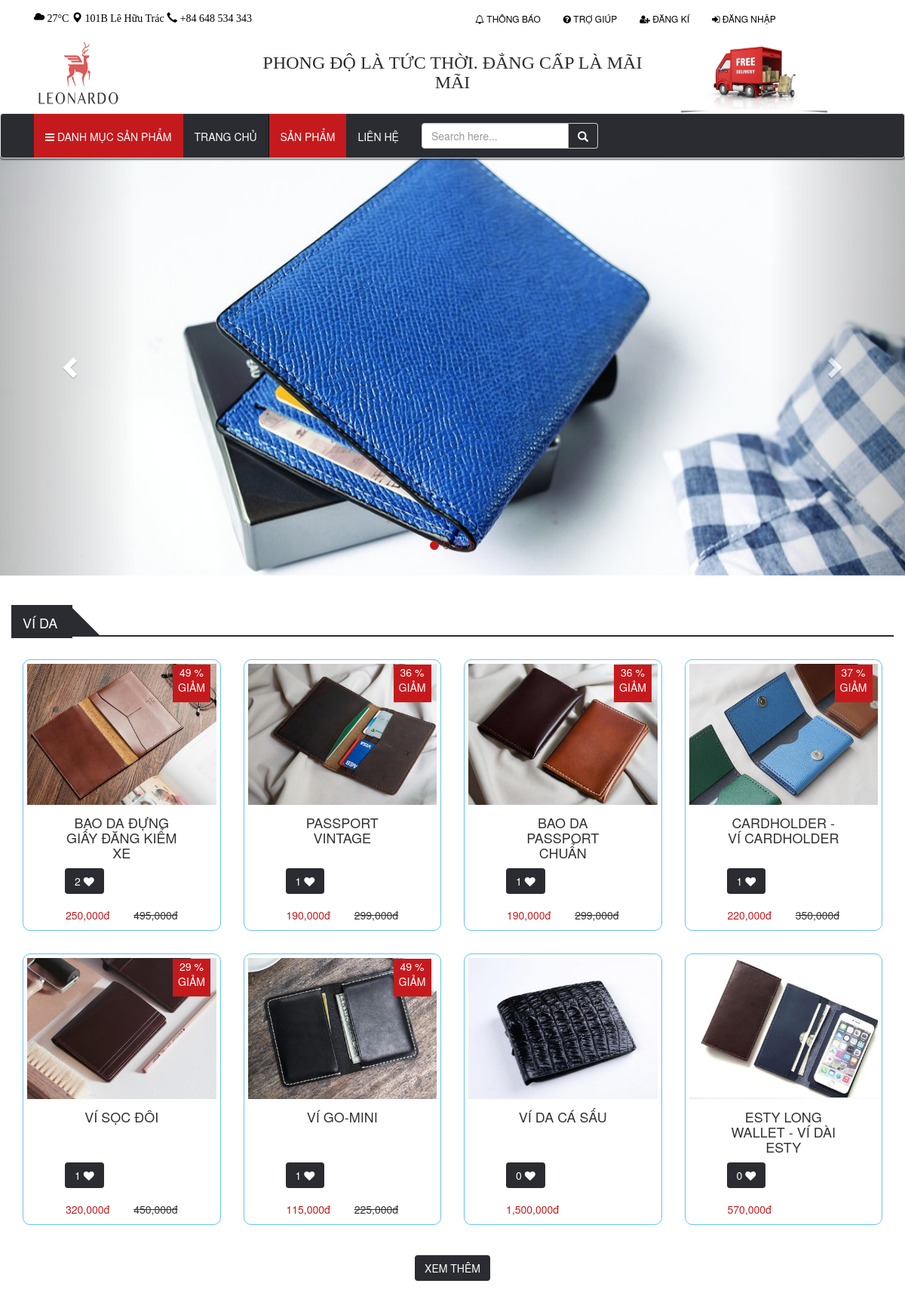
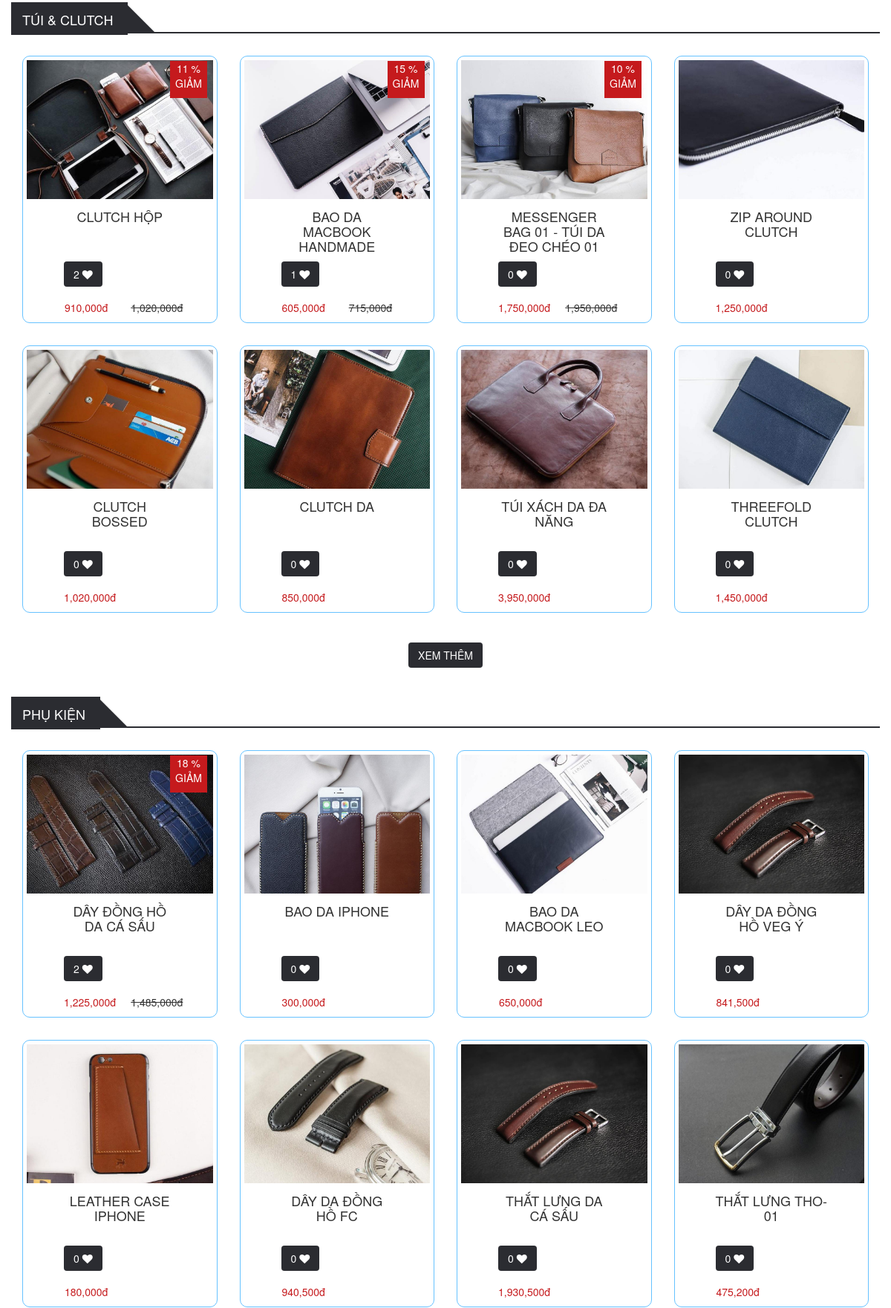
The page /product.php (upper part) on the database its author committed (2 pictures, top to bottom).
### tables this page shows
CREATE TABLE slides(
	slide_id INT(11) auto_increment PRIMARY KEY,
    img_url VARCHAR(255)
);

CREATE TABLE products(
	prod_id VARCHAR(10) PRIMARY KEY,
    prod_name VARCHAR(255),
    material VARCHAR(255),
    image nVARCHAR(500),
    price_in INT(11),
    price_out INT(11),
    date_add DATE,
    quantity INT(11),
    description text,
    cate_id VARCHAR(10),
    views int(11),
    status BOOLEAN,
    delete_at date,
    FOREIGN KEY (cate_id) REFERENCES categories (cate_id)
);

CREATE TABLE promotion(
	prod_id VARCHAR(10),
    new_price INT(11),
    date_start DATE,
    date_end DATE,
    FOREIGN KEY (prod_id) REFERENCES products (prod_id),
    PRIMARY KEY(prod_id,date_start)
);

### function.php (the view, shortened to what this page needs)
<?php
	$connect = mysqli_connect("localhost","root","","sell_leather");
	mysqli_set_charset($connect,'UTF8');
	function checkLoveByUser($username, $prod_id){
		GLOBAL $connect;
		$sql = "SELECT * FROM listProductLove WHERE username = '$username' AND prod_id = '$prod_id'";
		$result = $connect->query($sql);
		if ($result->num_rows > 0) {
			return 1;
		}else return 0;
	}
	class product
	{
		function countLoves($prod_id){
			GLOBAL $connect;
			$sql = "SELECT count(prod_id) AS total FROM listProductLove WHERE prod_id = '$prod_id'";
			$result = $connect->query($sql);
			if ($result->num_rows > 0) {
				$row = $result->fetch_assoc();
				return $row['total'];
			}
		}
		function showInfoProducthtml($prod_id, $name, $image, $price, $new_price){
			$show = "show";
			$page = $_SESSION['page'];
			if ($new_price == '') {
				$show = "hidden";
				$percent = 0;
				$new_price = $price;
			} else {
				$percent = round(($price - $new_price)/($price/100), 0);
				$show = "show";
			}
			if (checkLoveByUser($_SESSION['username'], $prod_id)) {
				$color = '#ff3399';
			}else $color = '#fff';
			$loves = $this->countLoves($prod_id);
			echo "
				<div class='col-lg-3 col-md-3 col-sm-6 col-xs-6'>
					<div class='product-item'>
						<div class='product-image'>
							<img src='$image'>
						</div>
						<div class='promotion text-center $show'>
							$percent %
							GIẢM
						</div>
						<div class='product-control text-center'>
							<button class='btn btn-addCart'>
								<a href='$page.php?addProd_id=" . $prod_id . "'><i class = 'fa fa-cart-plus fa-lg' style='color: #FFF;'></i> Giỏ hàng
							</button>
							<button class='btn btn-addCart'>
								<a href='productDetail.php?prod_id=" . $prod_id . "'><i class = 'fa fa-eye' style='color: #FFF;'></i></a>
							</button>
						</div>
						<div class='caption text-center'>
							<div class='col-xs-12 prod_name'>
							<h4 class = 'text-uppercase'>$name</h4>
							</div>
							<div class='col-xs-12 pull-left'>
								<button class='btn-love btn'>
								<span>$loves</span>
									<a href='$page.php?likeProd_id=" . $prod_id . "'><i class = 'fa fa-heart' style='color: $color;'></i></a>
								</button>
							</div>
							<div class='col-xs-6'>
							<span class='price float-left'>".number_format($new_price)."đ</span>
							</div>
							<div class='col-xs-6'>
							<s class='$show float-left'>". number_format($price). "đ</s>
							</div>
						</div>
					</div>
				</div>
			";
		}
		function showProduct($connect, $prod_id){
			if ($connect) {
				$sql = "SELECT products.prod_id, prod_name, material, image, price_in, price_out, date_add, quantity, description, cate_name, views, status, products.delete_at, new_price, date_start, date_end FROM products LEFT JOIN categories ON products.cate_id = categories.cate_id LEFT JOIN promotion ON products.prod_id = promotion.prod_id  WHERE products.prod_id = '$prod_id'";
				$result = $connect->query($sql);
				if ($result->num_rows > 0) {
					$row = $result->fetch_assoc();
					return $row;
				}
				return 0;
				}
		}
	}
	function showSlide($connect){
		if ($connect) {
			$sql = "SELECT * FROM slides";
			$result = $connect->query($sql);
			if ($result->num_rows > 0) {
				$count = 1;
			while($row = $result->fetch_assoc()) {
					if ($count == 1) {
						$active = "active";
					}else $active = "";
					echo "
						<div class='item $active'>
					        <img src='".$row['img_url']."' style='width:100%;'>
					    </div>
					";
					$count++;
				}
			}
		}
	}
?>

### product.php (shortened to what this page needs)
<?php
	include "function.php";
   ?>
<!DOCTYPE html>
<html>
<head>
  <link rel="stylesheet" href="https://maxcdn.bootstrapcdn.com/bootstrap/3.3.7/css/bootstrap.min.css">
  <link rel="stylesheet" href="https://cdnjs.cloudflare.com/ajax/libs/font-awesome/4.7.0/css/font-awesome.min.css">
  <link rel="stylesheet" type="text/css" href="style.css">
</head>
<body>
	<?php
		include "header.php";
	 ?>
	<div class="content">
	  <div id="myCarousel" class="carousel slide" data-ride="carousel">
	    <ol class="carousel-indicators">
	      <li data-target="#myCarousel" data-slide-to="0" class="active"></li>
	      <li data-target="#myCarousel" data-slide-to="1"></li>
	      <li data-target="#myCarousel" data-slide-to="2"></li>
	      <li data-target="#myCarousel" data-slide-to="3"></li>
	    </ol>
	    <div class="carousel-inner">
	      <?php showSlide($connect); ?>
	    </div>
	    <a class="left carousel-control" href="#myCarousel" data-slide="prev">
	      <span class="glyphicon glyphicon-chevron-left"></span>
	    </a>
	    <a class="right carousel-control" href="#myCarousel" data-slide="next">
	      <span class="glyphicon glyphicon-chevron-right"></span>
	    </a>
		</div>
		<div class="container">
			<div class="productHot">
				<div class="row">
					<div class="solugan">
						<div class="box-product-head">
							<span class="box-title">
								VÍ DA
							</span>
							<span class="af-ter">
							</span>
						</div>
					</div>
					<?php
						$sql = "SELECT * FROM products, categories WHERE products.cate_id = categories.cate_id AND categories.cate_name = 'Ví da' AND products.delete_at IS NULL LIMIT 8;";
						$result = $connect->query($sql);
						if ($result->num_rows > 0) {
							while($row = $result->fetch_assoc()) {
								$prod = new product();
								$info = $prod->showProduct($connect, $row['prod_id']);
								$image = explode("|", $info['image']);
								$prod->showInfoProducthtml($row['prod_id'], $info['prod_name'], $image[0], $info['price_out'], $info['new_price']);
							}
						}
					?>
				</div>
				<div class="viewMore text-center" style="padding-top: 40px;">
					<a href="productByCate.php?cate_id=CATE_02&cate_name=Ví Da"><button class="btn">XEM THÊM</button></a>
				</div>
			</div>
			<div class="productHotSell">
				<div class="row">
					<div class="solugan">
						<div class="box-product-head">
							<span class="box-title">
								TÚI & CLUTCH
							</span>
							<span class="af-ter">
							</span>
						</div>
					</div>
					<?php
						$sql = "SELECT * FROM products, categories WHERE products.cate_id = categories.cate_id AND categories.cate_name = 'Túi & clutch' AND products.delete_at IS NULL LIMIT 8;";
						$result = $connect->query($sql);
						if ($result->num_rows > 0) {
							while($row = $result->fetch_assoc()) {
								$prod = new product();
								$info = $prod->showProduct($connect, $row['prod_id']);
								$image = explode("|", $info['image']);
								$prod->showInfoProducthtml($row['prod_id'], $info['prod_name'], $image[0], $info['price_out'], $info['new_price']);
							}
						}
					?>
				</div>
				<div class="viewMore text-center" style="padding-top: 40px;">
					<a href="productByCate.php?cate_id=CATE_01&cate_name=Túi & Clutch"><button class="btn">XEM THÊM</button></a>
				</div>
			</div>
			<div class="productPromotion">
				<div class="row">
					<div class="solugan">
						<div class="box-product-head">
							<span class="box-title">
								PHỤ KIỆN
							</span>
							<span class="af-ter">
							</span>
						</div>
					</div>
					<?php
						$sql = "SELECT * FROM products, categories WHERE products.cate_id = categories.cate_id AND categories.cate_name = 'Phụ kiện' AND products.delete_at IS NULL LIMIT 8;";
						$result = $connect->query($sql);
						if ($result->num_rows > 0) {
							while($row = $result->fetch_assoc()) {
								$prod = new product();
								$info = $prod->showProduct($connect, $row['prod_id']);
								$image = explode("|", $info['image']);
								$prod->showInfoProducthtml($row['prod_id'], $info['prod_name'], $image[0], $info['price_out'], $info['new_price']);
							}
						}
					?>
				</div>
			</div>
		</div>
	</div>
	<?php include "footer.php" ?>
</body>
</html>

### style.css (style rules this page uses)
.product-item .btn-love { display: block; margin-bottom: 18px; }
.product-item .btn-love a { color: #ff3399; }
.btn { background: #2b2c31; color: #FFFFFF; }
.content { margin-top: 200px; }
.product-item { border: 1px solid #66c2ff; border-radius: 10px; padding: 5px 5px 5px 5px; height: 360px; margin-top: 30px; }
.product-item .promotion { width: 50px; height: 50px; background: #c51a1d; color: #FFFFFF; position: absolute; top: 37px; left: 214px; }
.product-control { height: 34px; margin-top: -45px; }
.box-product-head { height: 31px; border-bottom: 2px solid #2b2c31; }
.box-product-head .box-title { color: #fff; border-bottom: 0px solid #ff3300; font-size: 18px; padding: 10px 20px 8px 15px; background: #2b2c31; }
.box-product-head > span.af-ter { border: 19px solid #2b2c31; border-right-color: transparent; border-top-color: transparent; height: 30px; position: absolute; width: 30px; margin-top: -7px; }
.product-item .product-image img { width: 100%; height: 100%; }
.caption { padding-top: 10px; padding-bottom: 10px; }
.caption .prod_name { height: 80px; }
.caption .price { color: #c51a1d; }
.productHot, .productHotSell, .productSearch { margin-top: 50px; }
.productPromotion { margin-top: 50px; margin-bottom: 50px; }
#myCarousel ol.carousel-indicators li { border: 1px solid #c51a1d; }
#myCarousel ol.carousel-indicators .active { background: #c51a1d; }
.caption { padding: 15px 35px; }

### rows shown on the page
slides: img_url (picture)
products: shows a picture, price_out.new_price "49", prod_name "BAO DA ĐỰNG GIẤY ĐĂNG KIỂM XE", loves "2", promotion.new_price "250,000", price_out "495,000"
products: shows a picture, price_out.new_price "36", prod_name "PASSPORT VINTAGE", loves "1", promotion.new_price "190,000", price_out "299,000"
products: shows a picture, price_out.new_price "36", prod_name "BAO DA PASSPORT CHUẨN", loves "1", promotion.new_price "190,000", price_out "299,000"
products: shows a picture, price_out.new_price "37", prod_name "CARDHOLDER - VÍ CARDHOLDER", loves "1", promotion.new_price "220,000", price_out "350,000"
products: shows a picture, price_out.new_price "29", prod_name "VÍ SỌC ĐÔI", loves "1", promotion.new_price "320,000", price_out "450,000"
products: shows a picture, price_out.new_price "49", prod_name "VÍ GO-MINI", loves "1", promotion.new_price "115,000", price_out "225,000"
products: shows a picture, prod_name "VÍ DA CÁ SẤU", loves "0", price_out "1,500,000"
products: shows a picture, prod_name "ESTY LONG WALLET - VÍ DÀI ESTY", loves "0", price_out "570,000"
products: shows a picture, price_out.new_price "11", prod_name "CLUTCH HỘP", loves "2", promotion.new_price "910,000", price_out "1,020,000"
products: shows a picture, price_out.new_price "15", prod_name "BAO DA MACBOOK HANDMADE", loves "1", promotion.new_price "605,000", price_out "715,000"
products: shows a picture, price_out.new_price "10", prod_name "MESSENGER BAG 01 - TÚI DA ĐEO CHÉO 01", loves "0", promotion.new_price "1,750,000", price_out "1,950,000"
products: shows a picture, prod_name "ZIP AROUND CLUTCH", loves "0", price_out "1,250,000"
products: shows a picture, prod_name "CLUTCH BOSSED", loves "0", price_out "1,020,000"
products: shows a picture, prod_name "CLUTCH DA", loves "0", price_out "850,000"
products: shows a picture, prod_name "TÚI XÁCH DA ĐA NĂNG", loves "0", price_out "3,950,000"
products: shows a picture, prod_name "THREEFOLD CLUTCH", loves "0", price_out "1,450,000"
products: shows a picture, price_out.new_price "18", prod_name "DÂY ĐỒNG HỒ DA CÁ SẤU", loves "2", promotion.new_price "1,225,000", price_out "1,485,000"
products: shows a picture, prod_name "BAO DA IPHONE", loves "0", price_out "300,000"
products: shows a picture, prod_name "BAO DA MACBOOK LEO", loves "0", price_out "650,000"
products: prod_name "DÂY DA ĐỒNG HỒ VEG Ý", loves "0", price_out "841,500"
products: shows a picture, prod_name "LEATHER CASE IPHONE", loves "0", price_out "180,000"
products: shows a picture, prod_name "DÂY DA ĐỒNG HỒ FC", loves "0", price_out "940,500"
products: prod_name "THẮT LƯNG DA CÁ SẤU", loves "0", price_out "1,930,500"
products: shows a picture, prod_name "THẮT LƯNG THO-01", loves "0", price_out "475,200"
